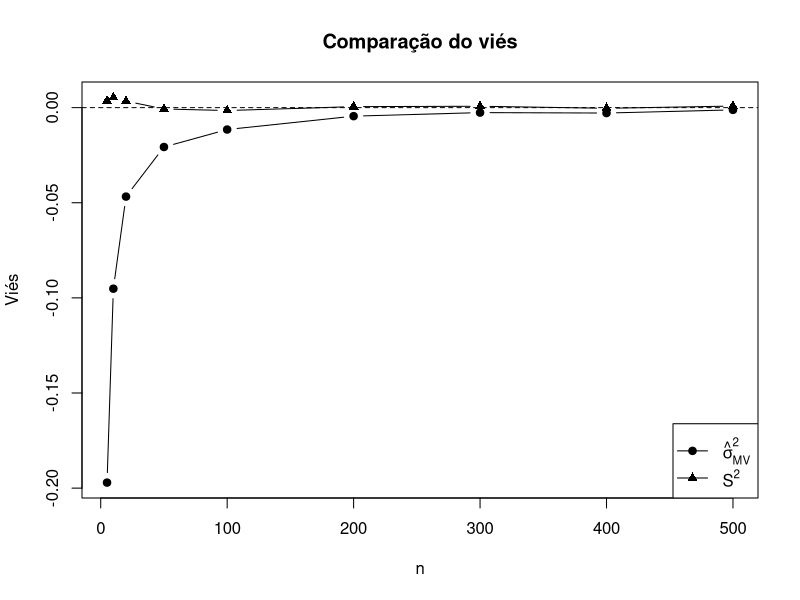
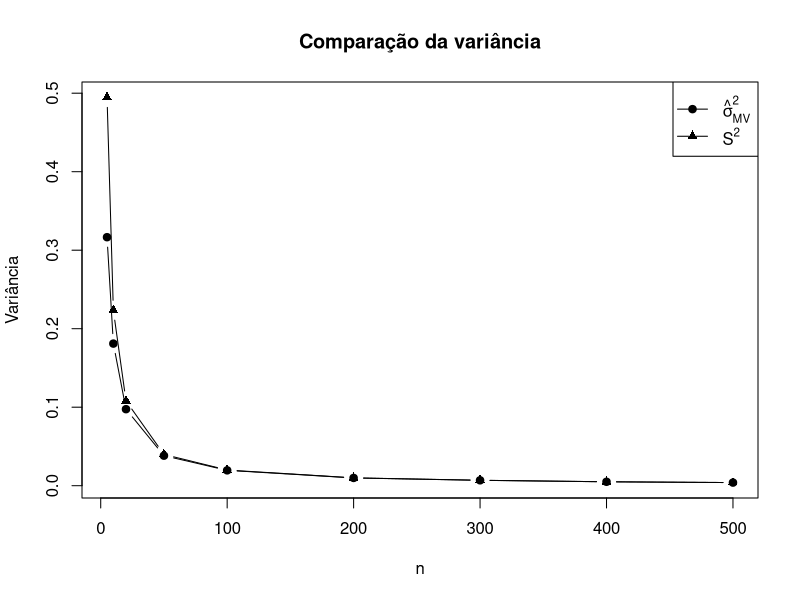
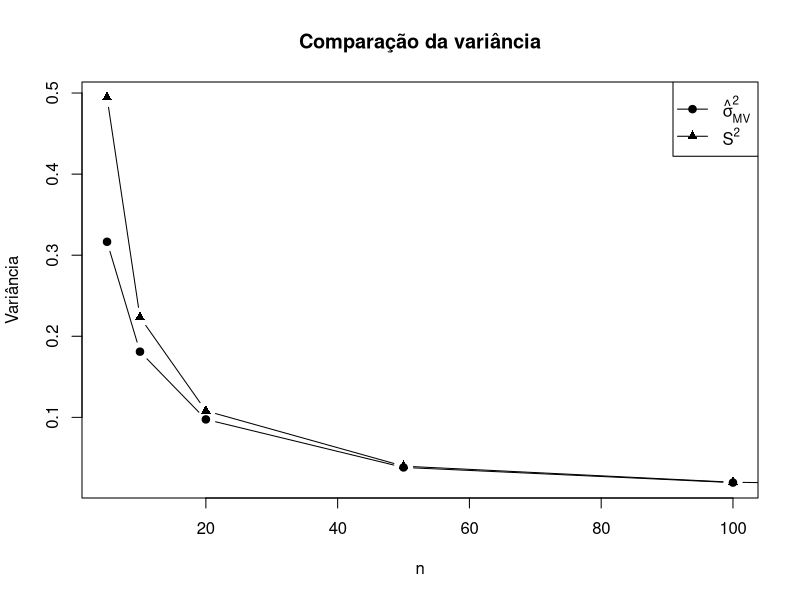
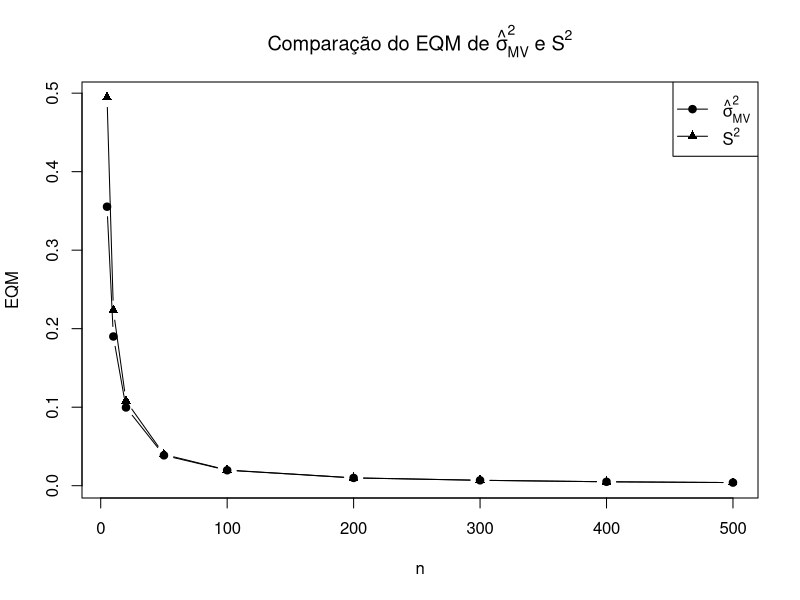
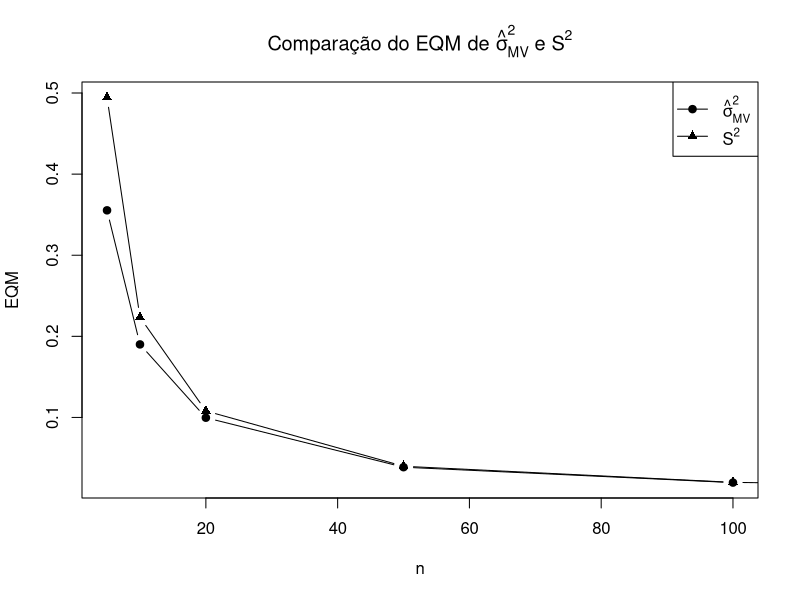

Source code (R) for these figures, in order:
## ---- chunk 1
set.seed(123)

# Parâmetros
mu <- 0
sigma2 <- 1
sigma <- sqrt(sigma2)

# tamanhos amostrais
n_vals <- c(5, 10, 20, 50, 100,200,300,400,500)
B <- 10000

# matriz para guardar resultados
resultados <- data.frame(
  n = integer(),
  vies_MV = numeric(),
  var_MV = numeric(),
  eqm_MV = numeric(),
  vies_S2 = numeric(),
  var_S2 = numeric(),
  eqm_S2 = numeric()
)

for (n in n_vals) {
  
  est_mv <- numeric(B)
  est_s2 <- numeric(B)
  
  for (b in 1:B) {
    x <- rnorm(n, mean = mu, sd = sigma)
    
    # estimador de máxima verossimilhança
    est_mv[b] <- mean((x - mean(x))^2)
    
    # estimador com denominador n-1
    est_s2[b] <- var(x)
  }
  
  # medidas empíricas
  vies_mv <- mean(est_mv) - sigma2
  var_mv  <- var(est_mv)
  eqm_mv  <- mean((est_mv - sigma2)^2)
  
  vies_s2 <- mean(est_s2) - sigma2
  var_s2  <- var(est_s2)
  eqm_s2  <- mean((est_s2 - sigma2)^2)
  
  resultados <- rbind(resultados,
                      data.frame(
                        n = n,
                        vies_MV = vies_mv,
                        var_MV = var_mv,
                        eqm_MV = eqm_mv,
                        vies_S2 = vies_s2,
                        var_S2 = var_s2,
                        eqm_S2 = eqm_s2
                      ))
}
## ---- chunk 2
resultados$vies_MV_teorico <- -1 / resultados$n
resultados$var_MV_teorica <- 2 * (resultados$n - 1) / resultados$n^2
resultados$eqm_MV_teorico <- (2 * resultados$n - 1) / resultados$n^2

resultados$vies_S2_teorico <- 0
resultados$var_S2_teorica <- 2 / (resultados$n - 1)
resultados$eqm_S2_teorico <- 2 / (resultados$n - 1)

print(resultados)
## ---- chunk 3
plot(resultados$n, resultados$vies_MV, type = "b", pch = 19,
     ylim = range(c(resultados$vies_MV, resultados$vies_S2)),
     xlab = "n", ylab = "Viés",
     main = "Comparação do viés")

lines(resultados$n, resultados$vies_S2, type = "b", pch = 17)

abline(h = 0, lty = 2)

legend("bottomright",
       legend = c(expression(hat(sigma)[MV]^2), expression(S^2)),
       pch = c(19, 17), lty = 1)

## ---- chunk 4
plot(resultados$n, resultados$var_MV, type = "b", pch = 19,
     ylim = range(c(resultados$var_MV, resultados$var_S2)),
     xlab = "n", ylab = "Variância",
     main = "Comparação da variância")

lines(resultados$n, resultados$var_S2, type = "b", pch = 17)

legend("topright",
       legend = c(expression(hat(sigma)[MV]^2), expression(S^2)),
       pch = c(19, 17), lty = 1)


## ---- chunk 5
plot(resultados$n[1:5], resultados$var_MV[1:5], type = "b", pch = 19,
     ylim = range(c(resultados$var_MV[1:5], resultados$var_S2[1:5])),
     xlab = "n", ylab = "Variância",
     main = "Comparação da variância")

lines(resultados$n, resultados$var_S2, type = "b", pch = 17)

legend("topright",
       legend = c(expression(hat(sigma)[MV]^2), expression(S^2)),
       pch = c(19, 17), lty = 1)
## ---- chunk 6
plot(resultados$n, resultados$eqm_MV, type = "b", pch = 19,
     ylim = range(c(resultados$eqm_MV, resultados$eqm_S2)),
     xlab = "n", ylab = "EQM",
     main = expression("Comparação do EQM de " * hat(sigma)[MV]^2 * " e " * S^2))

lines(resultados$n, resultados$eqm_S2, type = "b", pch = 17)

legend("topright",
       legend = c(expression(hat(sigma)[MV]^2), expression(S^2)),
       pch = c(19, 17), lty = 1)
## ---- chunk 7
plot(resultados$n[1:5], resultados$eqm_MV[1:5], type = "b", pch = 19,
     ylim = range(c(resultados$eqm_MV[1:5], resultados$eqm_S2[1:5])),
     xlab = "n", ylab = "EQM",
     main = expression("Comparação do EQM de " * hat(sigma)[MV]^2 * " e " * S^2))

lines(resultados$n, resultados$eqm_S2, type = "b", pch = 17)

legend("topright",
       legend = c(expression(hat(sigma)[MV]^2), expression(S^2)),
       pch = c(19, 17), lty = 1)
